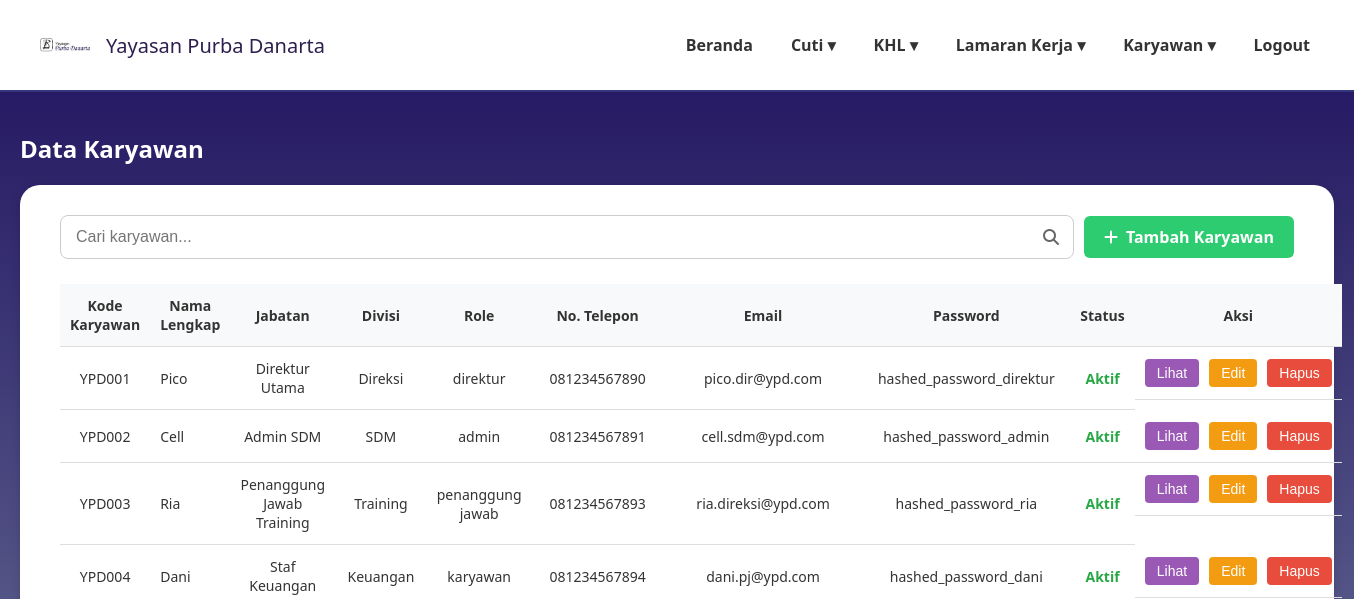
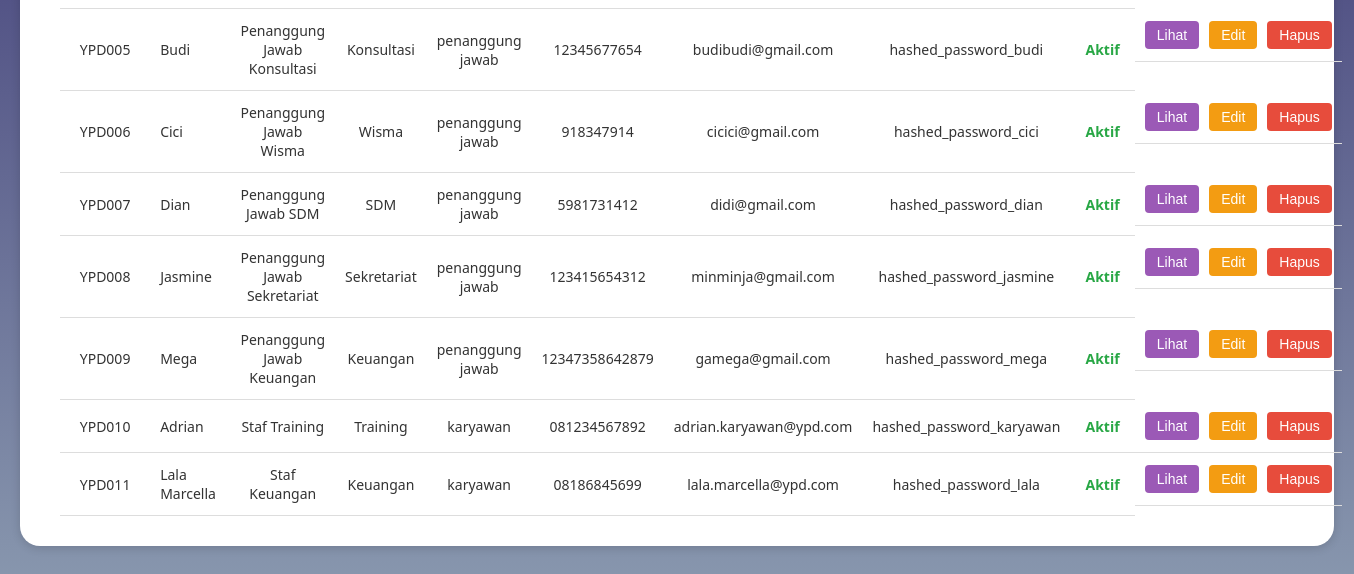
Page /data_karyawan.php on the earlier database version (2 pictures, top to bottom).
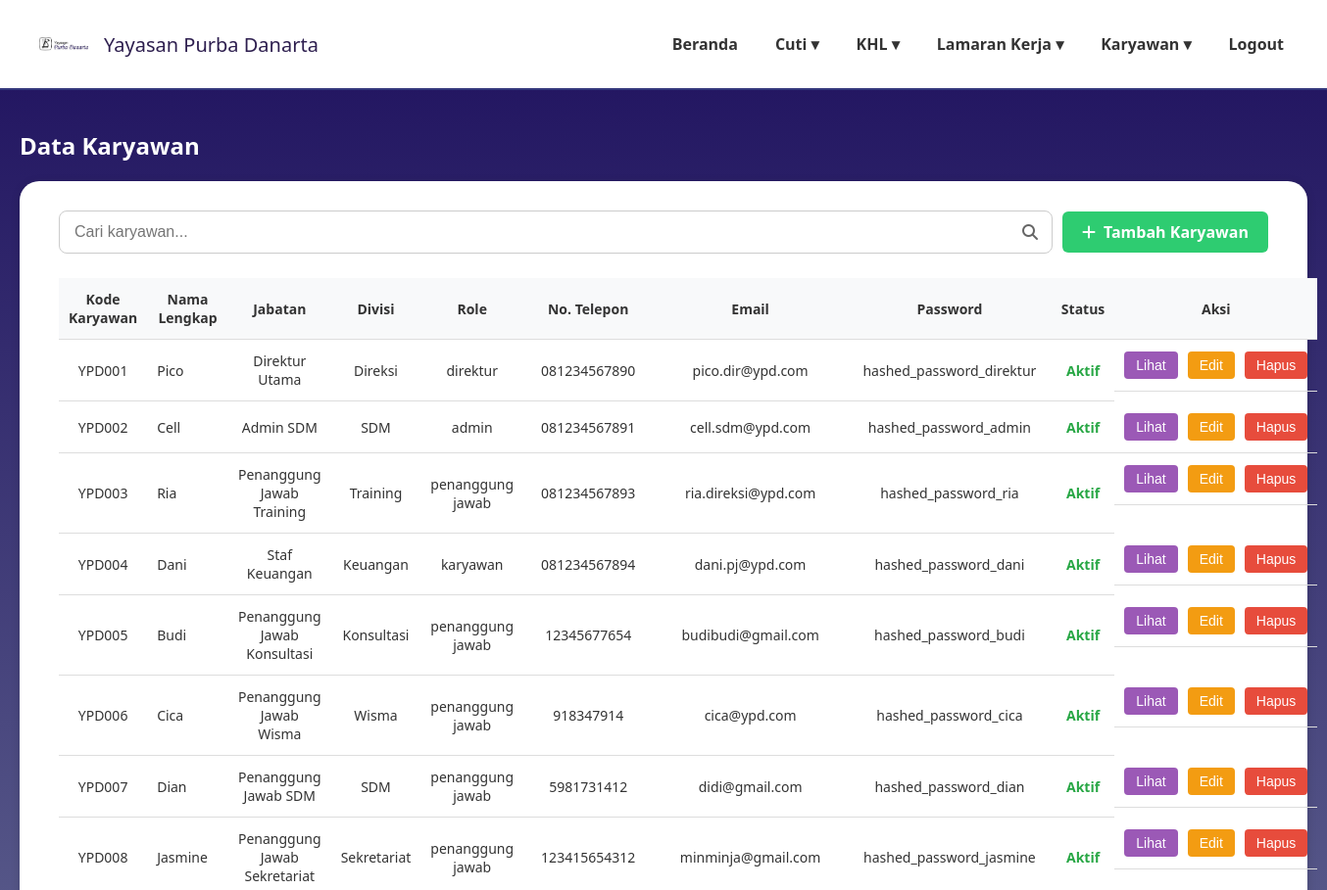
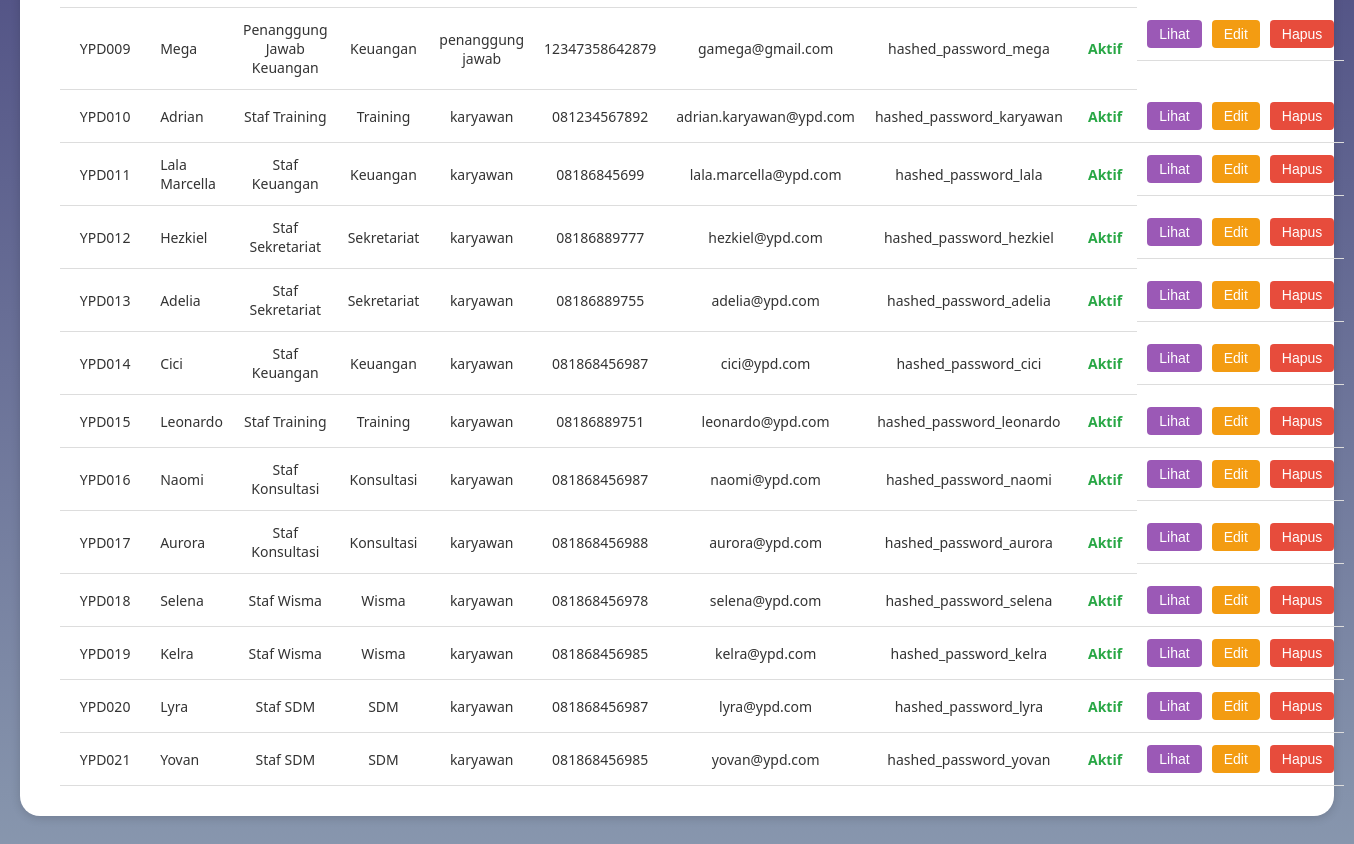
Same page on the later database version (2 pictures, top to bottom).
### tables this page shows
CREATE TABLE `data_karyawan` (
  `id_karyawan` int(11) NOT NULL,
  `kode_karyawan` varchar(20) NOT NULL,
  `nama_lengkap` varchar(100) NOT NULL,
  `email` varchar(100) NOT NULL,
  `password` varchar(255) NOT NULL,
  `jabatan` varchar(50) NOT NULL,
  `divisi` varchar(50) NOT NULL,
  `role` enum('karyawan','direktur','admin','penanggung jawab') NOT NULL DEFAULT 'karyawan',
  `no_telp` varchar(20) DEFAULT NULL,
  `sisa_cuti_tahunan` int(3) DEFAULT 12,
  `sisa_cuti_lustrum` int(3) DEFAULT 5,
  `status_aktif` enum('aktif','non_aktif') NOT NULL DEFAULT 'aktif',
  `created_at` timestamp NOT NULL DEFAULT current_timestamp()
);

### data_karyawan.php (the view, shortened to what this page needs)
<?php
require_once 'config.php';
$sql = "SELECT id_karyawan, kode_karyawan, nama_lengkap, email, password, jabatan, divisi, role, no_telp, status_aktif, created_at
        FROM data_karyawan
        ORDER BY kode_karyawan";
$result = $conn->query($sql);
$karyawan = [];
if ($result->num_rows > 0) {
    while($row = $result->fetch_assoc()) {
        $karyawan[] = $row;
    }
}
?>
<!DOCTYPE html>
<html lang="id">
<head>
    <link rel="stylesheet" href="https://cdnjs.cloudflare.com/ajax/libs/font-awesome/6.4.0/css/all.min.css">
</head>
<body>
    <header>
        <div class="logo">
            <img src="image/namayayasan.png" alt="Logo Yayasan">
            <span>Yayasan Purba Danarta</span>
        </div>
        <nav>
            <ul>
                <li><a href="dashboardadmin.php">Beranda</a></li>
                <li><a href="#">Cuti ▾</a>
                </li>
                <li><a href="#">KHL ▾</a>
                </li>
                <li><a href="#">Lamaran Kerja ▾</a>
                </li>
                <li><a href="#">Karyawan ▾</a>
                </li>
                <li><a href="logout2.php">Logout</a></li>
            </ul>
        </nav>
    </header>
    <main>
        <div class="welcome-section">
            <h2>Data Karyawan</h2>
        </div>
        <div class="card">
            <div class="search-container">
                <div class="search-box">
                    <input type="text" id="searchInput" placeholder="Cari karyawan...">
                    <i class="fas fa-search search-icon" id="searchButton"></i>
                </div>
                <a href="tambah_karyawan.php" class="btn btn-tambah">
                    <i class="fas fa-plus"></i> Tambah Karyawan
                </a>
            </div>
            <table class="data-table" id="employeeTable">
                <thead>
                    <tr>
                        <th>Kode Karyawan</th>
                        <th>Nama Lengkap</th>
                        <th>Jabatan</th>
                        <th>Divisi</th>
                        <th>Role</th>
                        <th>No. Telepon</th>
                        <th>Email</th>
                        <th>Password</th>
                        <th>Status</th>
                        <th>Aksi</th>
                    </tr>
                </thead>
                <tbody id="tableBody">
                    <?php if (empty($karyawan)): ?>
                        <tr>
                            <td colspan="10" class="no-results">Belum ada data karyawan</td>
                        </tr>
                    <?php else: ?>
                        <?php foreach($karyawan as $data): ?>
                        <tr>
                            <td><?php echo htmlspecialchars($data['kode_karyawan']); ?></td>
                            <td class='text-left'><?php echo htmlspecialchars($data['nama_lengkap']); ?></td>
                            <td><?php echo htmlspecialchars($data['jabatan']); ?></td>
                            <td><?php echo htmlspecialchars($data['divisi']); ?></td>
                            <td><?php echo htmlspecialchars($data['role']); ?></td>
                            <td><?php echo htmlspecialchars($data['no_telp']); ?></td>
                            <td><?php echo htmlspecialchars($data['email']); ?></td>
                            <td><?php echo htmlspecialchars($data['password']); ?></td>
                            <td>
                                <span class="<?php echo $data['status_aktif'] == 'aktif' ? 'status-aktif' : 'status-non-aktif'; ?>">
                                    <?php echo ucfirst($data['status_aktif']); ?>
                                </span>
                            </td>
                            <td class='action-cell'>
                                <button class='action-btn btn-lihat' data-id='<?php echo $data['id_karyawan']; ?>'>Lihat</button>
                                <button class='action-btn btn-edit' data-id='<?php echo $data['id_karyawan']; ?>'>Edit</button>
                                <button class='action-btn btn-hapus-small' data-id='<?php echo $data['id_karyawan']; ?>' data-nama='<?php echo htmlspecialchars($data['nama_lengkap']); ?>'>Hapus</button>
                            </td>
                        </tr>
                        <?php endforeach; ?>
                    <?php endif; ?>
                </tbody>
            </table>
        </div>
    </main>
</body>
</html>

Differences in the rows shown:
changed data_karyawan "YPD006": nama_lengkap "Cici" → "Cica"; email "cicici@gmail.com" → "cica@ypd.com"; password "hashed_password_cici" → "hashed_password_cica"
added data_karyawan: kode_karyawan "YPD012", nama_lengkap "Hezkiel", jabatan "Staf Sekretariat", divisi "Sekretariat", role "karyawan", no_telp "08186889777", email "hezkiel@ypd.com", password "hashed_password_hezkiel", status_aktif "Aktif"
added data_karyawan: kode_karyawan "YPD013", nama_lengkap "Adelia", jabatan "Staf Sekretariat", divisi "Sekretariat", role "karyawan", no_telp "08186889755", email "adelia@ypd.com", password "hashed_password_adelia", status_aktif "Aktif"
added data_karyawan: kode_karyawan "YPD014", nama_lengkap "Cici", jabatan "Staf Keuangan", divisi "Keuangan", role "karyawan", no_telp "081868456987", email "cici@ypd.com", password "hashed_password_cici", status_aktif "Aktif"
added data_karyawan: kode_karyawan "YPD015", nama_lengkap "Leonardo", jabatan "Staf Training", divisi "Training", role "karyawan", no_telp "08186889751", email "leonardo@ypd.com", password "hashed_password_leonardo", status_aktif "Aktif"
added data_karyawan: kode_karyawan "YPD016", nama_lengkap "Naomi", jabatan "Staf Konsultasi", divisi "Konsultasi", role "karyawan", no_telp "081868456987", email "naomi@ypd.com", password "hashed_password_naomi", status_aktif "Aktif"
added data_karyawan: kode_karyawan "YPD017", nama_lengkap "Aurora", jabatan "Staf Konsultasi", divisi "Konsultasi", role "karyawan", no_telp "081868456988", email "aurora@ypd.com", password "hashed_password_aurora", status_aktif "Aktif"
added data_karyawan: kode_karyawan "YPD018", nama_lengkap "Selena", jabatan "Staf Wisma", divisi "Wisma", role "karyawan", no_telp "081868456978", email "selena@ypd.com", password "hashed_password_selena", status_aktif "Aktif"
added data_karyawan: kode_karyawan "YPD019", nama_lengkap "Kelra", jabatan "Staf Wisma", divisi "Wisma", role "karyawan", no_telp "081868456985", email "kelra@ypd.com", password "hashed_password_kelra", status_aktif "Aktif"
added data_karyawan: kode_karyawan "YPD020", nama_lengkap "Lyra", jabatan "Staf SDM", divisi "SDM", role "karyawan", no_telp "081868456987", email "lyra@ypd.com", password "hashed_password_lyra", status_aktif "Aktif"
added data_karyawan: kode_karyawan "YPD021", nama_lengkap "Yovan", jabatan "Staf SDM", divisi "SDM", role "karyawan", no_telp "081868456985", email "yovan@ypd.com", password "hashed_password_yovan", status_aktif "Aktif"
